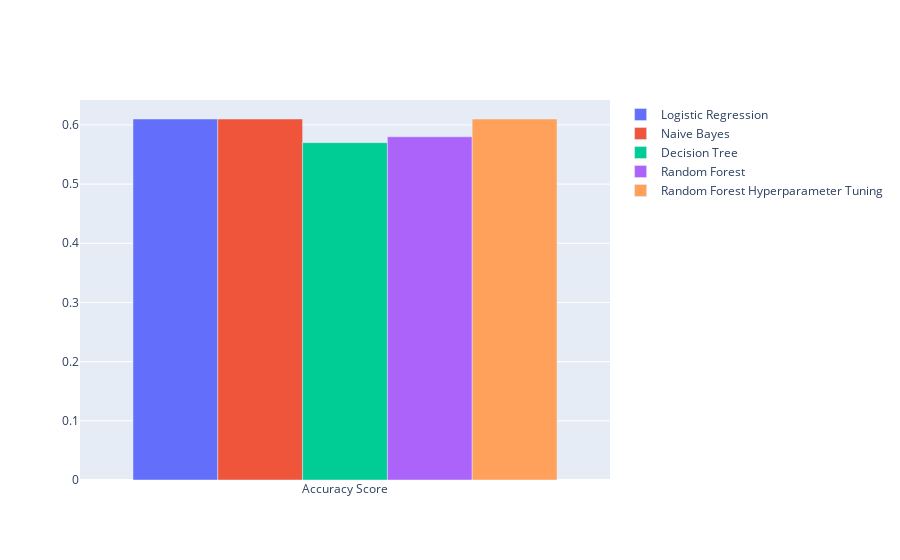

Notebook cell for this chart:
### Code cell
#compare hypertune accuracy score with other classifier
import plotly.graph_objects as go

fig = go.Figure(data=[
    go.Bar(name='Logistic Regression', x=['Accuracy Score'], y=[0.61]),
    go.Bar(name='Naive Bayes', x=['Accuracy Score'], y=[0.61]),
    go.Bar(name='Decision Tree', x=['Accuracy Score'], y=[0.57]),
    go.Bar(name='Random Forest', x=['Accuracy Score'], y=[0.58]),
    go.Bar(name='Random Forest Hyperparameter Tuning', x=['Accuracy Score'], y=[0.61])
])
# Change the bar mode
fig.update_layout(barmode='group')
fig.show()

### Figure 1 — Plotly figure (JSON) as saved in the notebook; plotly's stock layout.template omitted (floating-point values rounded to 4 significant figures)
{"data": [{"name": "Logistic Regression", "type": "bar", "x": ["Accuracy Score"], "y": [0.61]}, {"name": "Naive Bayes", "type": "bar", "x": ["Accuracy Score"], "y": [0.61]}, {"name": "Decision Tree", "type": "bar", "x": ["Accuracy Score"], "y": [0.57]}, {"name": "Random Forest", "type": "bar", "x": ["Accuracy Score"], "y": [0.58]}, {"name": "Random Forest Hyperparameter Tuning", "type": "bar", "x": ["Accuracy Score"], "y": [0.61]}], "layout": {"barmode": "group"}}
